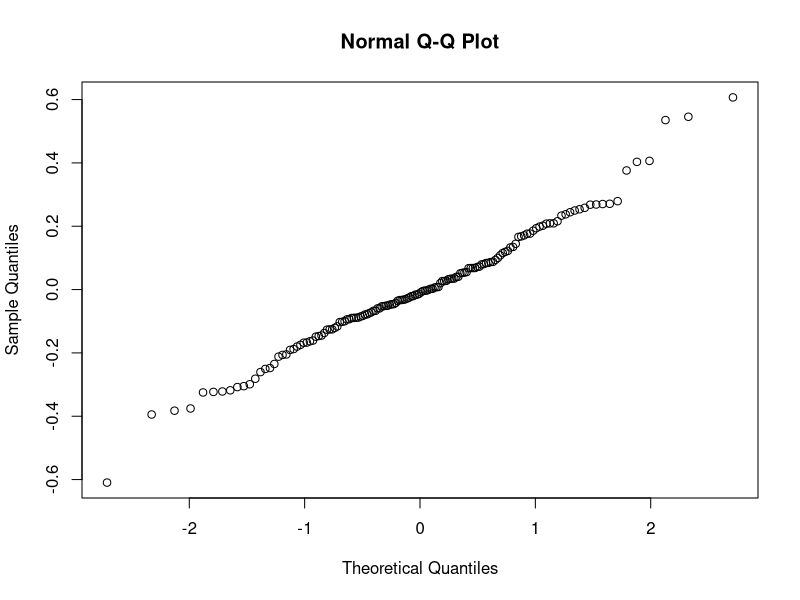
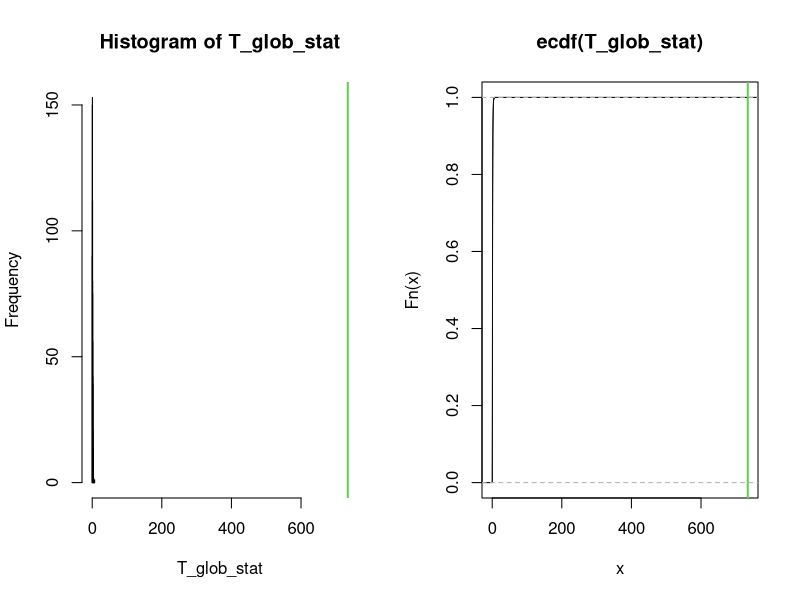
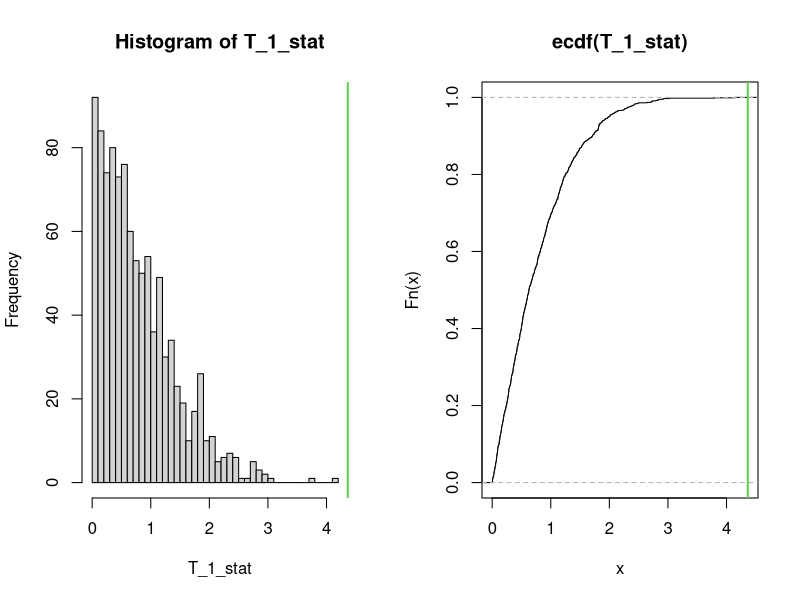
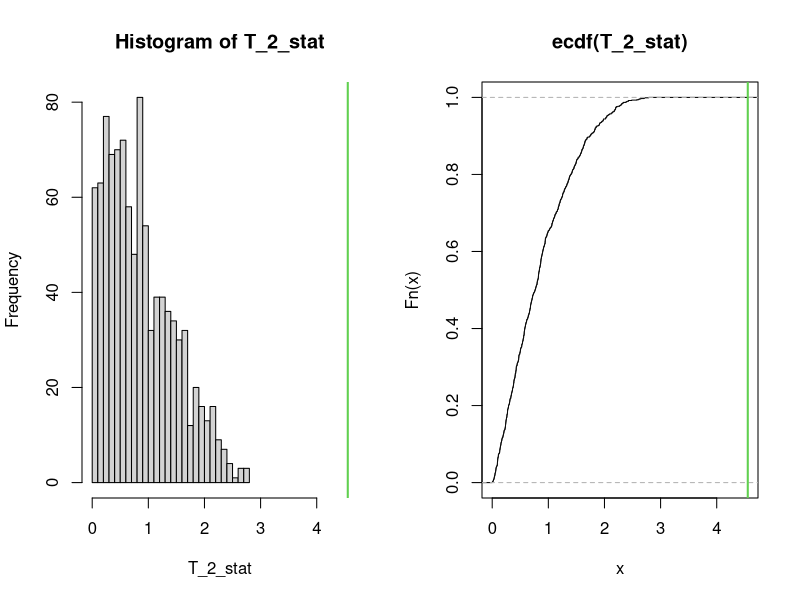
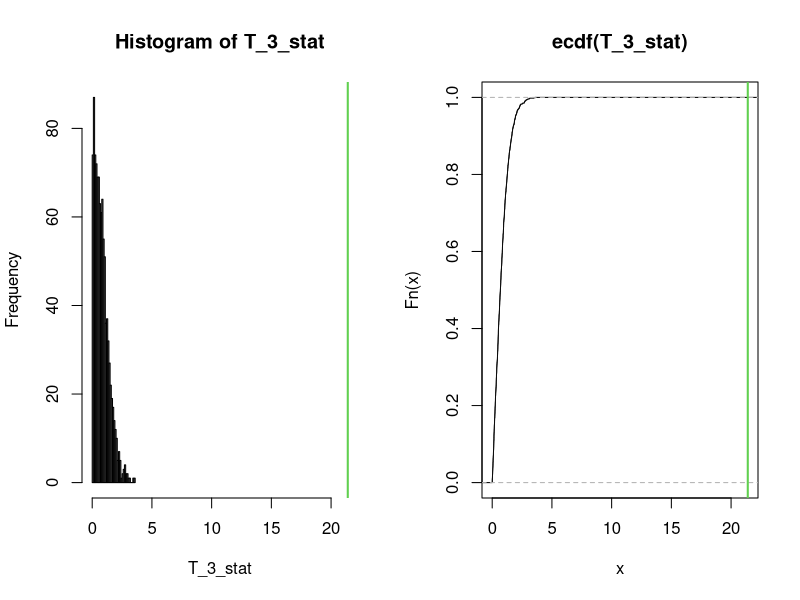
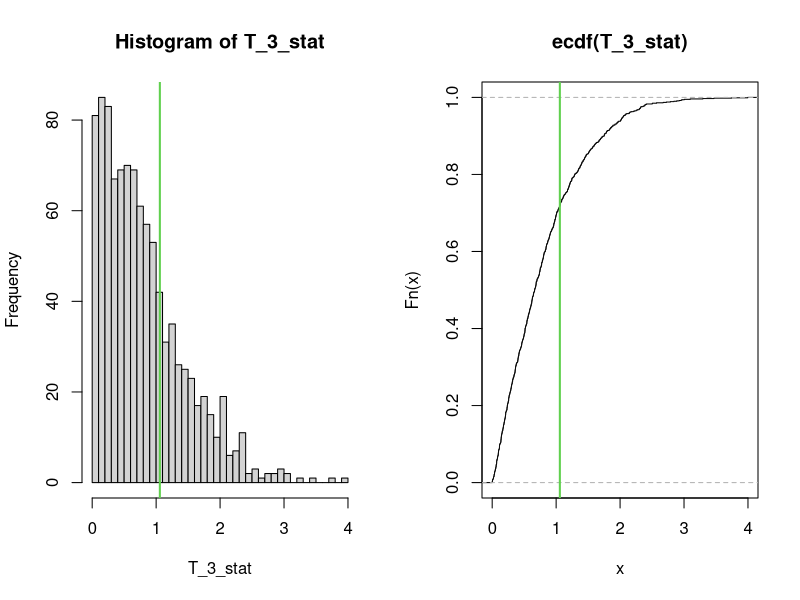

Source code (R) for these figures, in order:
## ---- chunk 1
seed = 100
B    = 1000

### Model: Y = b0 + b1*X1 + b2*X2 + b3*X3 + epsilon
data = iris[,1:4]    # data = [x1, x2, x3, y]
x1   = data[,1]
x2   = data[,2]
x3   = data[,3]
Y    = data[,4]
n    = dim(data)[1]
## ---- chunk 2
param = lm(Y ~ x1 + x2 + x3)
summary(param) 
qqnorm(param$residuals)
shapiro.test(param$residuals)
## ---- chunk 3
### |------------------------------------|
### | Global test (H0: b1 = b2 = b3 = 0) |
### |------------------------------------|
fit_glob = lm(Y ~ x1 + x2 + x3)
T0_glob  = summary(fit_glob)$f[1]

# CMC to estimate the p-value
set.seed(seed)
T_glob_stat = numeric(B)
for(k in 1:B){
  perm           = sample(1:n)
  Y_perm         = Y[perm]
  T_glob_stat[k] = summary(lm(Y_perm ~ x1 + x2 + x3))$f[1]
}

# Permutational distribution of T
par(mfrow=c(1,2))
hist(T_glob_stat, xlim=range(c(T_glob_stat,T0_glob)), breaks=30)
abline(v=T0_glob, col=3, lwd=2)
plot(ecdf(T_glob_stat), xlim=range(c(T_glob_stat,T0_glob)))
abline(v=T0_glob, col=3, lwd=2)

# p-value
p_value = sum(T_glob_stat>=T0_glob)/B
p_value

### |-------------------------|
### | Test on x1 (H0: b1 = 0) |
### |-------------------------|
fit_glob = lm(Y ~ x1 + x2 + x3)
T0_1     = abs(summary(fit_glob)$coefficients[2,3])
fit_1_H0 = lm(Y ~ x2 + x3)
res_1    = fit_1_H0$residuals

# CMC to estimate the p-value
set.seed(seed)
T_1_stat = numeric(B)
for(k in 1:B){
  perm        = sample(1:n)
  res_1_perm  = res_1[perm]
  Y_perm      = fit_1_H0$fitted.values + res_1_perm
  T_1_stat[k] = abs(summary(lm(Y_perm ~ x1 + x2 +x3))$coefficients[2,3])
}

# Permutational distribution of T
par(mfrow=c(1,2))
hist(T_1_stat, xlim=range(c(T_1_stat,T0_1)), breaks=30)
abline(v=T0_1, col=3, lwd=2)
plot(ecdf(T_1_stat), xlim=range(c(T_1_stat,T0_1)))
abline(v=T0_1, col=3, lwd=2)

# p-value
p_value = sum(T_1_stat>=T0_1)/B
p_value

### |-------------------------|
### | Test on x2 (H0: b2 = 0) |
### |-------------------------|
fit_glob = lm(Y ~ x1 + x2 + x3)
T0_2     = abs(summary(fit_glob)$coefficients[3,3])
fit_2_H0 = lm(Y ~ x1 + x3)
res_2    = fit_2_H0$residuals

# CMC to estimate the p-value
set.seed(seed)
T_2_stat = numeric(B)
for(k in 1:B){
  perm        = sample(1:n)
  res_2_perm  = res_2[perm]
  Y_perm      = fit_2_H0$fitted.values + res_2_perm
  T_2_stat[k] = abs(summary(lm(Y_perm ~ x1 + x2 +x3))$coefficients[3,3])
}

# Permutational distribution of T
par(mfrow=c(1,2))
hist(T_2_stat, xlim=range(c(T_2_stat,T0_2)), breaks=30)
abline(v=T0_2, col=3, lwd=2)
plot(ecdf(T_2_stat), xlim=range(c(T_2_stat,T0_2)))
abline(v=T0_2, col=3, lwd=2)

# p-value
p_value = sum(T_2_stat>=T0_2)/B
p_value

### |-------------------------|
### | Test on x3 (H0: b3 = 0) |
### |-------------------------|
fit_glob = lm(Y ~ x1 + x2 + x3)
T0_3     = abs(summary(fit_glob)$coefficients[4,3])
fit_3_H0 = lm(Y ~ x1 + x2)
res_3    = fit_3_H0$residuals

# CMC to estimate the p-value
set.seed(seed)
T_3_stat = numeric(B)
for(k in 1:B){
  perm        = sample(1:n)
  res_3_perm  = res_3[perm]
  Y_perm      = fit_3_H0$fitted.values + res_3_perm
  T_3_stat[k] = abs(summary(lm(Y_perm ~ x1 + x2 +x3))$coefficients[4,3])
}

# Permutational distribution of T
par(mfrow=c(1,2))
hist(T_3_stat, xlim=range(c(T_3_stat,T0_3)), breaks=30)
abline(v=T0_3, col=3, lwd=2)
plot(ecdf(T_3_stat), xlim=range(c(T_3_stat,T0_3)))
abline(v=T0_3, col=3, lwd=2)

# p-value
p_value = sum(T_3_stat>=T0_3)/B
p_value

### |-------------------------| 
### | Test on x3 (H0: b3 = c) |
### |-------------------------|
c        = 0.55
fit_glob = lm(Y - c*x3 ~ x1 + x2 + x3)
T0_3     = abs(summary(fit_glob)$coefficients[4,3])

# Permutations of the residuals of the reduced model
# Under H0: Y = b0 + b1*X1 + b2*X2 + c*X3
fit_3_H0 = lm(Y - c*x3 ~ x1 + x2)
res_3    = fit_3_H0$residuals

# CMC to estimate the p-value
set.seed(seed)
T_3_stat = numeric(B)
for(k in 1:B){
  perm        = sample(1:n)
  res_3_perm  = res_3[perm]
  Y_perm      = fit_3_H0$fitted.values + res_3_perm + c*x3
  T_3_stat[k] = abs(summary(lm(Y_perm - c*x3 ~ x1 + x2 +x3))$coefficients[4,3])
}

# Permutational distribution of T
par(mfrow=c(1,2))
hist(T_3_stat, xlim=range(c(T_3_stat,T0_3)), breaks=30)
abline(v=T0_3, col=3, lwd=2)
plot(ecdf(T_3_stat), xlim=range(c(T_3_stat,T0_3)))
abline(v=T0_3, col=3, lwd=2)

# p-value
p_value = sum(T_3_stat>=T0_3)/B
p_value
